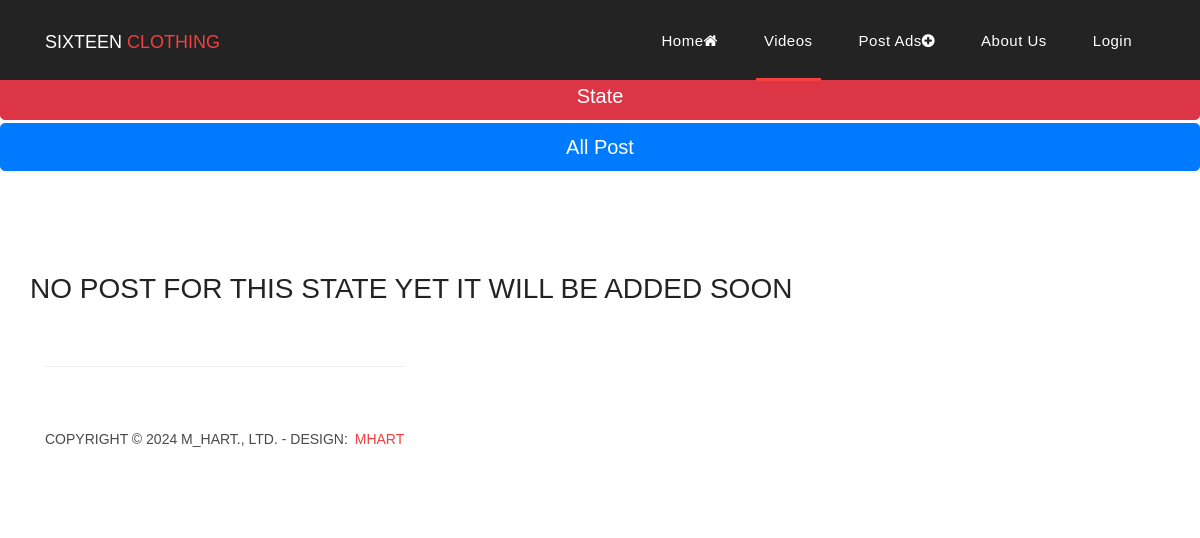
Page /videos/ on the earlier database version.
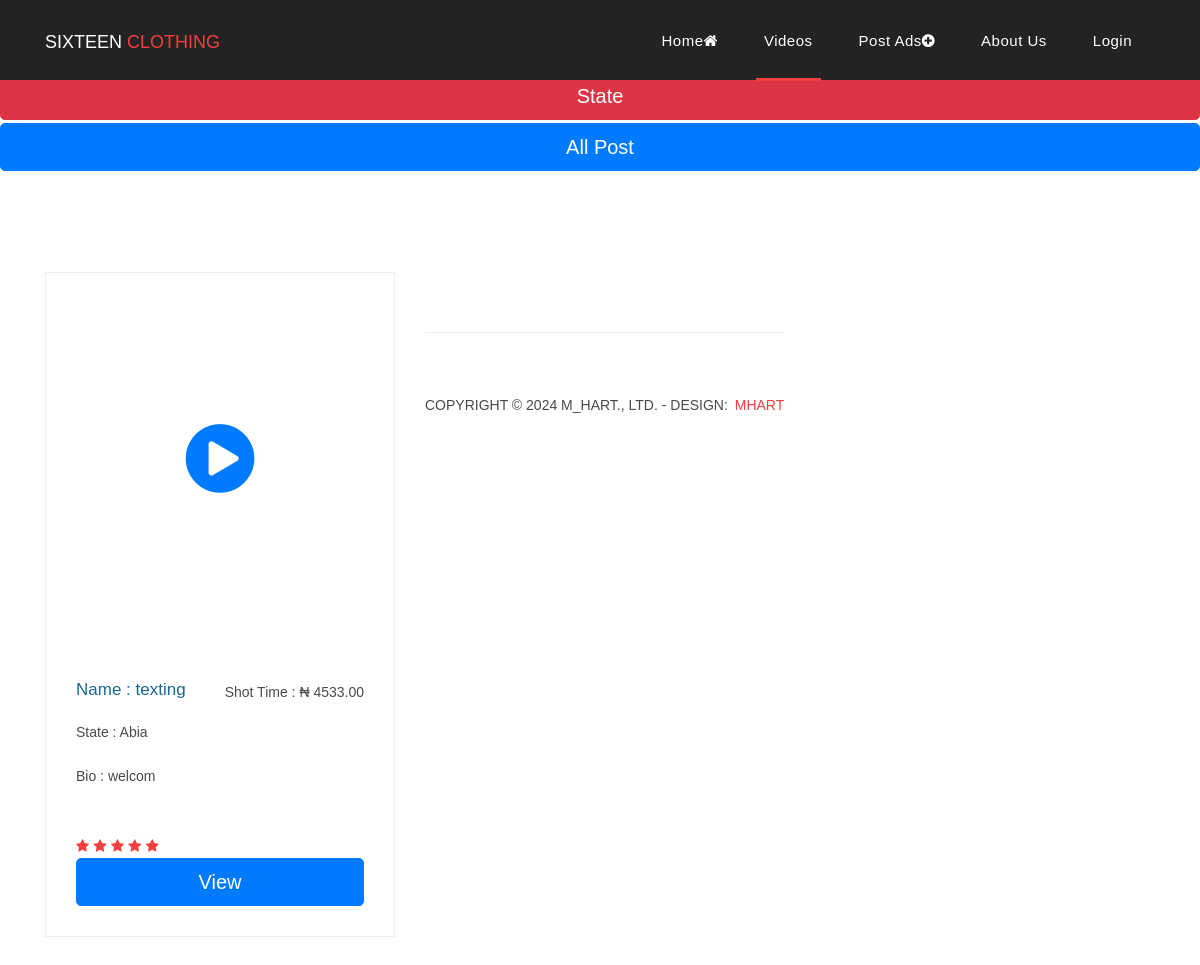
Same page on the later database version.
### naijahook/models.py (models this page shows, shortened)
class adsvideos(models.Model):
    name = models.CharField(max_length=300,)
    email = models.EmailField( max_length=254,null=False, blank=False )
    number = PhoneNumberField(blank=False, null=False )
    whatsapp = PhoneNumberField(blank=True, null=True )
    telegram = PhoneNumberField(blank=True, null=True )
    video = models.FileField(blank=True, null=True, upload_to='videos/')
    bio = models.TextField(max_length=3000)
    State = models.ForeignKey(State, on_delete=models.CASCADE, null=False, blank=False)
    date_post = models.DateTimeField(auto_now=True)
    shot_time = models.DecimalField(max_digits=10, decimal_places=2)
    full_night = models.DecimalField(max_digits=10, decimal_places=2)
    author = models.ForeignKey(User, on_delete=models.CASCADE, null=True,)
    service = models.ManyToManyField(Service)
    view_count = models.PositiveIntegerField(default=0)
    suspended = models.BooleanField(default=False)
    verification = models.BooleanField(default=False)

class State(models.Model):
    State = models.CharField(max_length=100, null=False, blank=False)
    def __str__(self):
        return f"{self.State}"

### naijahook/views.py (the view)
# urls.py: path('videos/', views.videos, name='videos'),
def videos(request):
    s = request.GET.get('State')
    if s == None:
        video = adsvideos.objects.filter(suspended=False).order_by('-verification')
    else:
        video = adsvideos.objects.filter(State__State=s, suspended=False,).order_by('-verification')
    s = State.objects.all()
    context = {
    's' : s,
    'video': video,
  }
    return render (request, 'web/video.html' , context,)

### naijahook/Templates/web/video.html (shortened to what this page needs)
{% load static %}
<!DOCTYPE html>
<html lang="en">
  <head>
    <link href={% static "bootstrap/css/bootstrap.min.css" %} rel="stylesheet" >
    <link rel="stylesheet" href={% static "css/fontawesome.css" %}>
    <link rel="stylesheet" href={% static "css/templatemo-sixteen.css" %}>
    <link rel="stylesheet" href={% static "css/owl.css" %}>
      <link rel="stylesheet" href="https://cdnjs.cloudflare.com/ajax/libs/OwlCarousel2/2.3.4/assets/owl.carousel.min.css">
  </head>
  <body>
    <header class="">
      <nav class="navbar navbar-expand-lg">
        <div class="container">
          <a class="navbar-brand" href=""><h2>Sixteen <em>Clothing</em></h2></a>
          <div class="collapse navbar-collapse" id="navbarResponsive">
            <ul class="navbar-nav ml-auto">
              <li class="nav-item">
                <a class="nav-link" href={%url "home"%}>Home<i class="fa fa-home"></i>
              </li>
              <li class="nav-item active">
                <a class="nav-link" href={%url "videos"%}>Videos
              </li>
              <li class="nav-item">
                <a class="nav-link" href="/post">Post Ads<i class="fa fa-plus-circle"></i></a>
              </li>
              <li class="nav-item">
                <a class="nav-link" href="">About Us</a>
              </li>
            {% if user.is_authenticated %}
              <li class="nav-item">
                <a class="nav-link" href="/useraccount">My Account<i class="fa fa-user"></i></a>
              </li>
              <li class="nav-item">
                <a class="nav-link" href="/signout">Logout<i class="fa fa-out"></i></a>
              </li>
             {% else%}
             <li class="nav-item">
              <a class="nav-link" href="/signin">Login</a>
            </li>
            {% endif%}
            </ul>
          </div>
        </div>
      </nav>
    </header>
    <br>
    <br>
    <br>
    <div class="btn-group, ">
      <button type="button" class="btn btn-danger dropdown-toggle, btn btn-primary btn-lg btn-block" data-toggle="dropdown" aria-haspopup="true" aria-expanded="false">
        State
      </button>
       <a style="
        margin-top:3px;
       "
       class=" btn btn-primary btn-lg btn-block" href="{% url 'videos'%}">All Post</a>
    </div>
    <div class="latest-products">
      <div class="container">
        <div class="row">
          <div class="col-md-12">
          </div>
        {% for video in video %}
          <div class="col-md-4">
            <div class="product-item">
                <video style="width: 100%;
                height: 370px;
                object-fit: cover;" src="{{video.video.url}}"></video>
                <div class="icon-overlay">
                 <a href="{% url 'view_videos' video.id %}" ><i class="fa fa-play-circle"></i></a>
                </div>
              <div class="down-content">
                <a href="#"><h4>Name : {{video.name}}</h4></a>
                <h6><p>Shot Time : &#8358 {{video.shot_time}}</p></h6>
                <p><b>State : {{video.State}}</b></p>
                <p style="
                height: 50px;
                overflow: hidden;
                ">Bio : {{video.bio}}</p>
                <ul class="stars">
                  <li><i class="fa fa-star"></i></li>
                  <li><i class="fa fa-star"></i></li>
                  <li><i class="fa fa-star"></i></li>
                  <li><i class="fa fa-star"></i></li>
                  <li><i class="fa fa-star"></i></li>
                </ul>
                <a  class="btn btn-primary btn-lg btn-block" href="{% url 'view_videos' video.id %}" >View</a>
              </div>
            </div>
          </div>
          {% empty %}
           <h3 style="color: #232323;
           font-family: 'Lucida Sans', 'Lucida Sans Regular', 'Lucida Grande', 'Lucida Sans Unicode', Geneva, Verdana, sans-serif;
            text-align: center;"> NO POST FOR THIS STATE YET IT WILL BE ADDED SOON</h3>
        {% endfor%}
  <footer>
     <div class="container">
       <div class="row">
         <div class="col-md-12">
          <div class="inner-content">
            <p>Copyright &copy; 2024 M_HART., Ltd.
           - Design: <a rel="nofollow noopener" href="" target="_blank">Mhart</a></p>
          </div>
        </div>
      </div>
     </div>
  </footer>
  </body>
</html>

### static/css/templatemo-sixteen.css (style rules this page uses)
body { font-family: 'Poppins', sans-serif; overflow-x: hidden; text-rendering: optimizeLegibility; -webkit-font-smoothing: antialiased; -moz-osx-font-smoothing: grayscale; }
p { margin-bottom: 0px; font-size: 14px; font-weight: 300; color: #4a4a4a; line-height: 24px; }
a { text-decoration: none!important; }
ul { padding: 0; margin: 0; list-style: none; }
h1,h2,h3,h4,h5,h6 { margin: 0px; }
header { position: absolute; z-index: 99999; width: 100%; height: 80px; background-color: #232323; -webkit-transition: all 0.3s ease-in-out 0s; -moz-transition: all 0.3s ease-in-out 0s; -o-transition: all 0.3s ease-in-out 0s; transition: all 0.3s ease-in-out 0s; }
header .navbar { padding: 17px 0px; }
.navbar .navbar-brand { float: left; margin-top: -12px; outline: none; }
.navbar .navbar-brand h2 { color: #fff; text-transform: uppercase; font-size: 18px; font-weight: 500; -webkit-transition: all .3s ease 0s; -moz-transition: all .3s ease 0s; -o-transition: all .3s ease 0s; transition: all .3s ease 0s; }
.navbar .navbar-brand h2 em { font-style: normal; color: #f33f3f; }
#navbarResponsive { z-index: 999; }
.navbar-collapse { text-align: center; }
.navbar .navbar-nav .nav-item { margin: 0px 15px; }
.navbar .navbar-nav a.nav-link { text-transform: capitalize; font-size: 15px; font-weight: 500; letter-spacing: 0.5px; color: #fff; transition: all 0.5s; margin-top: 5px; }
.navbar .navbar-nav .nav-link:hover, .navbar .navbar-nav .active>.nav-link, .navbar .navbar-nav .nav-link.active, .navbar .navbar-nav .nav-link.show, .navbar .navbar-nav .show>.nav-link { color: #fff; padding-bottom: 25px; border-bottom: 3px solid #f33f3f; }
.latest-products { margin-top: 100px; }
.product-item { border: 1px solid #eee; margin-bottom: 30px; }
.product-item .down-content { padding: 30px; position: relative; }
.product-item .down-content h4 { font-size: 17px; color: #1a6692; margin-bottom: 20px; }
.product-item .down-content h6 { position: absolute; top: 30px; right: 30px; font-size: 18px; color: #121212; }
.product-item .down-content p { margin-bottom: 20px; }
.product-item .down-content ul li { display: inline-block; }
.product-item .down-content ul li i { color: #f33f3f; font-size: 14px; }
footer { text-align: center; }
footer .inner-content { border-top: 1px solid #eee; margin-top: 60px; padding: 60px 0px; }
footer .inner-content p { text-transform: uppercase; }
footer .inner-content p a { color: #f33f3f; margin-left: 3px; }

### naijahook/Templates/web/video.html (style rules this page uses)
.icon-overlay { position: absolute; top: 27%; left: 50%; transform: translate(-50%, -50%); color: white; font-size: 80px; z-index: 999; }

Differences in the rows shown:
now on this page (row edited): adsvideos: name "texting", shot_time "4533.00", State "Abia", bio "welcom"
Other differences:
text no longer shown: "NO POST FOR THIS STATE YET IT WILL BE ADDED SOON"
